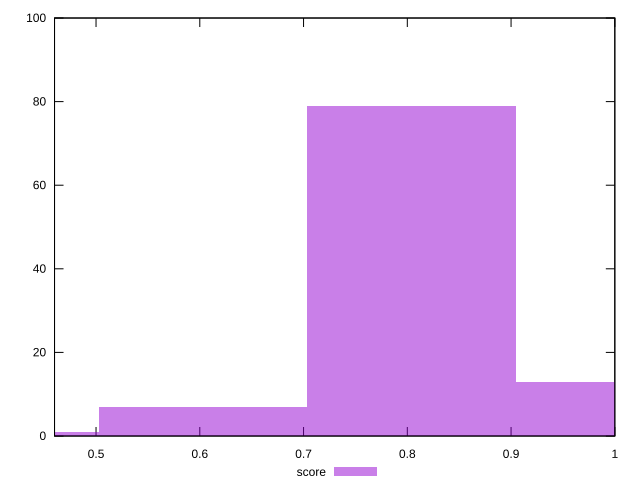

Recreate this plot in gnuplot.
reset

$score <<EOF
1.0048527368589082 13
0.8038821894871266 79
0.602911642115345 7
0.4019410947435633 1
EOF

set key outside below
set boxwidth 0.20097054737178166
set xrange [0.46:1]
set yrange [0:100]
set trange [0:100]
set style fill transparent solid 0.5 noborder
set terminal svg size 640, 490 enhanced background rgb 'white'
set output "report_00020_2021-02-19T21:17:38.612Z2/unused-css-rules/samples/pages/score/histogram.svg"

plot $score title "score" with boxes

reset
